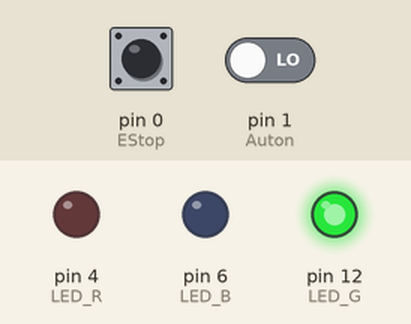
This sketch was run on a simulated Arduino Uno, built with avr-gcc and run on an emulated ATmega328P. Shown: output pins drawn as LEDs (lit = HIGH). The test bench sets the inputs (shaded band); at power-on: pin 0 (EStop) LOW, pin 1 (Auton) LOW.

Above: at 1.2 s.
1.3 s: pin 0 (EStop) pulled HIGH for 0.15 s
At 1.37 s:
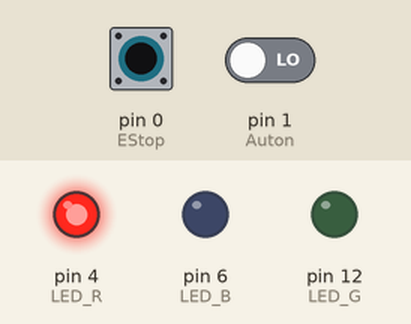
2.9 s: pin 1 (Auton) driven HIGH
At 4.1 s:
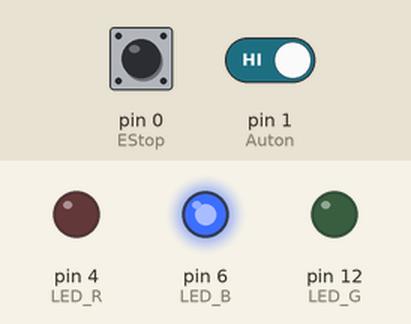
4.4 s: pin 1 (Auton) driven LOW
At 5.2 s:
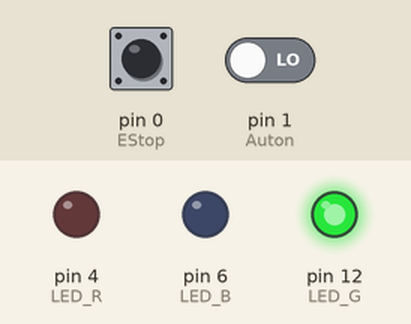
5.9 s: pin 0 (EStop) pulled HIGH for 3.2 s
At 6.5 s:
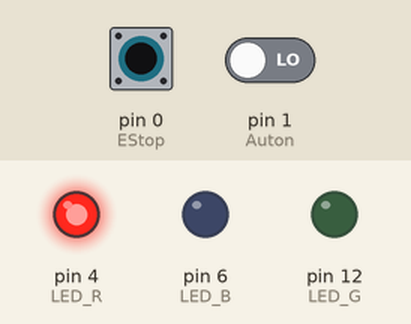
Timing chart, 0 to 10.6 s (numbered marks = the images above; inputs shaded):
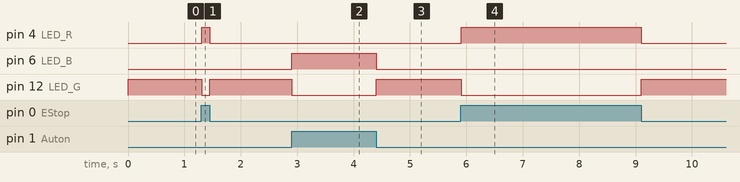

The sketch:

Robot_Control_Board_Program_Demo.ino
```cpp
// States
bool EStopped = false;
bool AutonMode = false;

// Inputs
int EStop = 0;
int Auton = 1;

// Outputs
int LED_R = 4;
int LED_G = 12;
int LED_B = 6;

void setup()
{
  pinMode(EStop, INPUT);
  pinMode(Auton, INPUT);

  pinMode(LED_R, OUTPUT);
  pinMode(LED_G, OUTPUT);
  pinMode(LED_B, OUTPUT);
}

void loop()
{
  EStopped = digitalRead(EStop);
  AutonMode = digitalRead(Auton);

  if (EStopped)
  {
    digitalWrite(LED_R, HIGH);
    digitalWrite(LED_G, LOW);
    digitalWrite(LED_B, LOW);
  }
  else
  {
    if (AutonMode)
    {
      digitalWrite(LED_R, LOW);
      digitalWrite(LED_G, LOW);
      digitalWrite(LED_B, HIGH);
    }
    else
    {
      digitalWrite(LED_R, LOW);
      digitalWrite(LED_G, HIGH);
      digitalWrite(LED_B, LOW);
    }
  }
  delay(10);
}
```

Measured:
- after the input at 1.3 s, pin 4 (LED_R): LOW → HIGH at once, → LOW 0.15 s later; pin 12 (LED_G): HIGH → LOW at once, → HIGH 0.15 s later
- after the input at 2.9 s, pin 6 (LED_B): LOW → HIGH at once; pin 12 (LED_G): HIGH → LOW at once
- after the input at 4.4 s, pin 6 (LED_B): HIGH → LOW at once; pin 12 (LED_G): LOW → HIGH at once
- after the input at 5.9 s, pin 4 (LED_R): LOW → HIGH at once, → LOW 3.2 s later; pin 12 (LED_G): HIGH → LOW at once, → HIGH 3.2 s later
